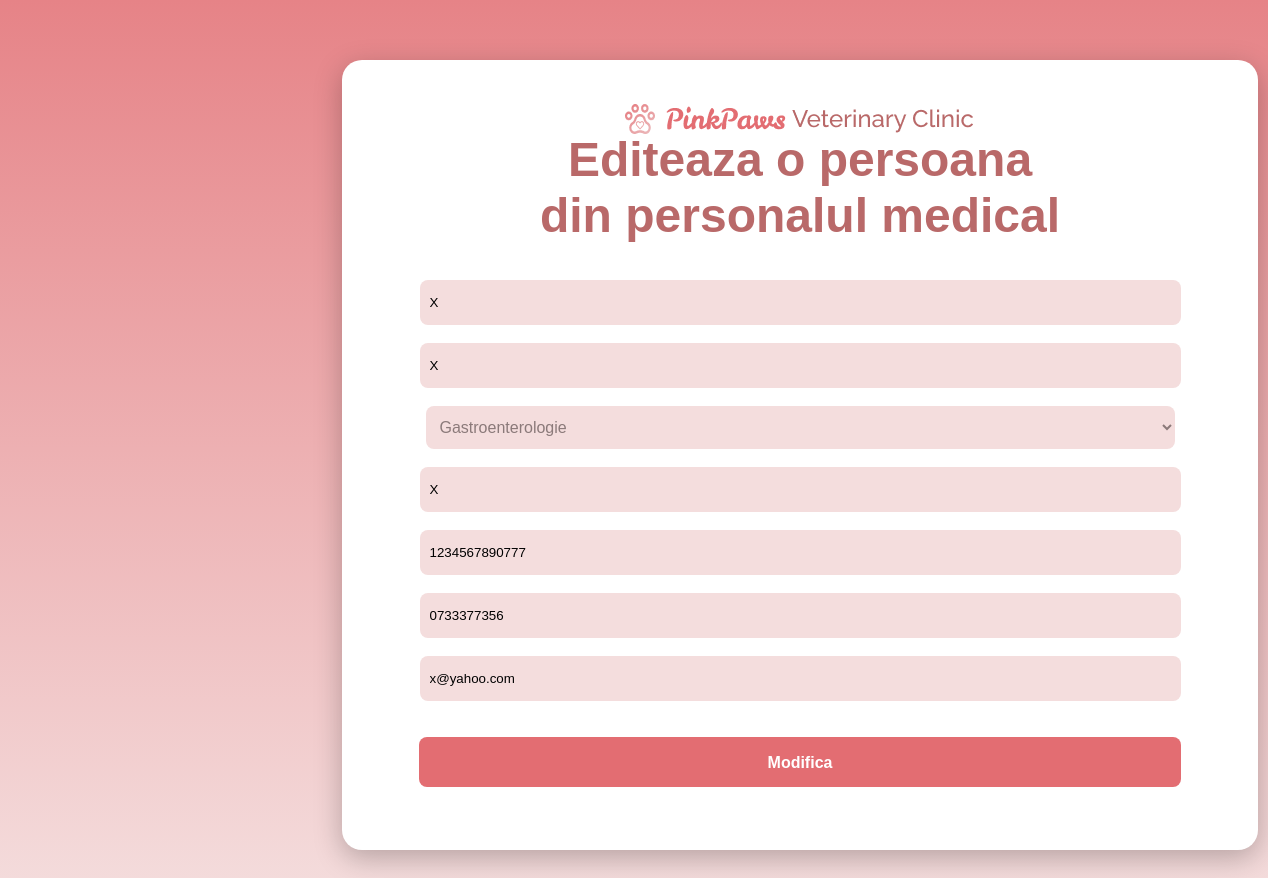
The page /Proiect_BD_Cabinet_Veterinar/edit_personal.php on the database its author committed.
### tables this page shows
CREATE TABLE `personal_medical` (
  `id_personal` int(11) NOT NULL,
  `id_specializare` int(11) NOT NULL,
  `grad_medical` varchar(50) NOT NULL,
  `nume` varchar(50) NOT NULL,
  `prenume` varchar(50) NOT NULL,
  `CNP` char(13) NOT NULL,
  `nr_telefon` varchar(20) NOT NULL,
  `e_mail` varchar(50) NOT NULL
);

CREATE TABLE `specializari` (
  `id_specializare` int(11) NOT NULL,
  `denumire` varchar(50) NOT NULL
);

### Proiect_BD_Cabinet_Veterinar/edit_personal.php (the view, shortened to what this page needs)
<?php
	include("connection.php");
	$query = "select * from personal_medical where id_personal = '$_GET[id_pm]' limit 1";
	$result = mysqli_query($con, $query);
	$personal = mysqli_fetch_assoc($result);
	$query = "select denumire from specializari s inner join personal_medical p on s.id_specializare=p.id_specializare where id_personal = '$personal[id_personal]' limit 1";
	$result = mysqli_query($con, $query);
	$spc = mysqli_fetch_assoc($result);
	$nume_spc=$spc['denumire'];
?>
<!DOCTYPE html>
<html>
<head>
<link rel="stylesheet" href="my_style.css">
</head>
<body class="bkg">
<box_personal>
<img src="img\titlu1.png" alt="logo clinica" class="poz_logo">
<br><br><br><br>
<center><titlu>Editeaza o persoana<br>din personalul medical</titlu></center>
<br><br>
<center><form method="post">
    <input type="text" name="nume" placeholder= "Nume" class="input_sl" <?php echo "value= ".$personal['nume']."" ?>>
    <br><br>
    <input type="text" name="prenume" placeholder= "Prenume" class="input_sl" <?php echo "value= ".$personal['prenume']."" ?>>
    <br><br>
	<select name="specializare" class="input_sl , text_select"  <?php echo "value= '.$nume_spc.'" ?>>
		<option <?php echo "value= '.$nume_spc.'" ?> class=""><?php echo $nume_spc ?></option>
	</select>
	<br></br>
	<input type="text" name="grad" placeholder= "Grad medical" class="input_sl" <?php echo "value= ".$personal['grad_medical']."" ?>>
    <br><br>
    <input type="text" name="CNP" placeholder= "CNP" class="input_sl" <?php echo "value= ".$personal['CNP']."" ?>>
    <br><br>
    <input type="text" name="nr_telefon" placeholder= "Numar de telefon" class="input_sl" <?php echo "value= ".$personal['nr_telefon']."" ?>>
    <br><br>
	<input type="email" name="e_mail" placeholder= "E-mail" class="input_sl" <?php echo "value= ".$personal['e_mail']."" ?>>
    <br><br><br>
    <center><input type="submit" value="Modifica" class="button_sl"></center>
</form></center>
</box_personal>
<br></br><br></br><br></br><br></br><br></br><br></br><br></br><br></br><br></br><br><br><br><br><br>
<br></br><br></br><br></br><br></br><br></br><br></br><br></br><br></br><br></br><br><br><br><br><br><br><br><br>
</body>
</html>

### Proiect_BD_Cabinet_Veterinar/my_style.css (style rules this page uses)
.bkg { background: linear-gradient(180deg, #E68387 0%, #F4DDDD 100%); }
box_personal { position: absolute; width: 916px; height: 790px; left: 342px; top: 60px; background: #FFFFFF; box-shadow: 0px 8px 28px rgba(0, 0, 0, 0.25); border-radius: 20px; }
.poz_logo { position: absolute; width: 349px; height: 38px; left: 283px; top: 40px; }
titlu { font-family: 'Raleway', sans-serif; font-style: normal; font-weight: 700; font-size: 48px; line-height: 56px; text-align: center; color: #B96969; }
.input_sl { width: 749px; height: 43px; padding-left: 10px; background: #F4DDDD; border-radius: 8px; border-width : 0; }
.text_select { font-family: 'Raleway', sans-serif; font-style: normal; font-weight: 500; font-size: 16px; line-height: 19px; color: #8B7A7A; }
input::placeholder { font-family: 'Raleway', sans-serif; font-style: normal; font-weight: 500; font-size: 16px; line-height: 19px; color: #8B7A7A; }
.button_sl { width: 762px; height: 50px; background: #E36D72; border-radius: 8px; border-width : 0; font-family: 'Raleway', sans-serif; font-style: normal; font-weight: 700; font-size: 16px; line-height: 19px; text-align: center; color: #FFFFFF; }

### rows shown on the page
personal_medical: nume "X", prenume "X", grad "X", CNP "1234567890777", nr_telefon "0733377356", e_mail "x@yahoo.com"
specializari: specializare "Gastroenterologie"
